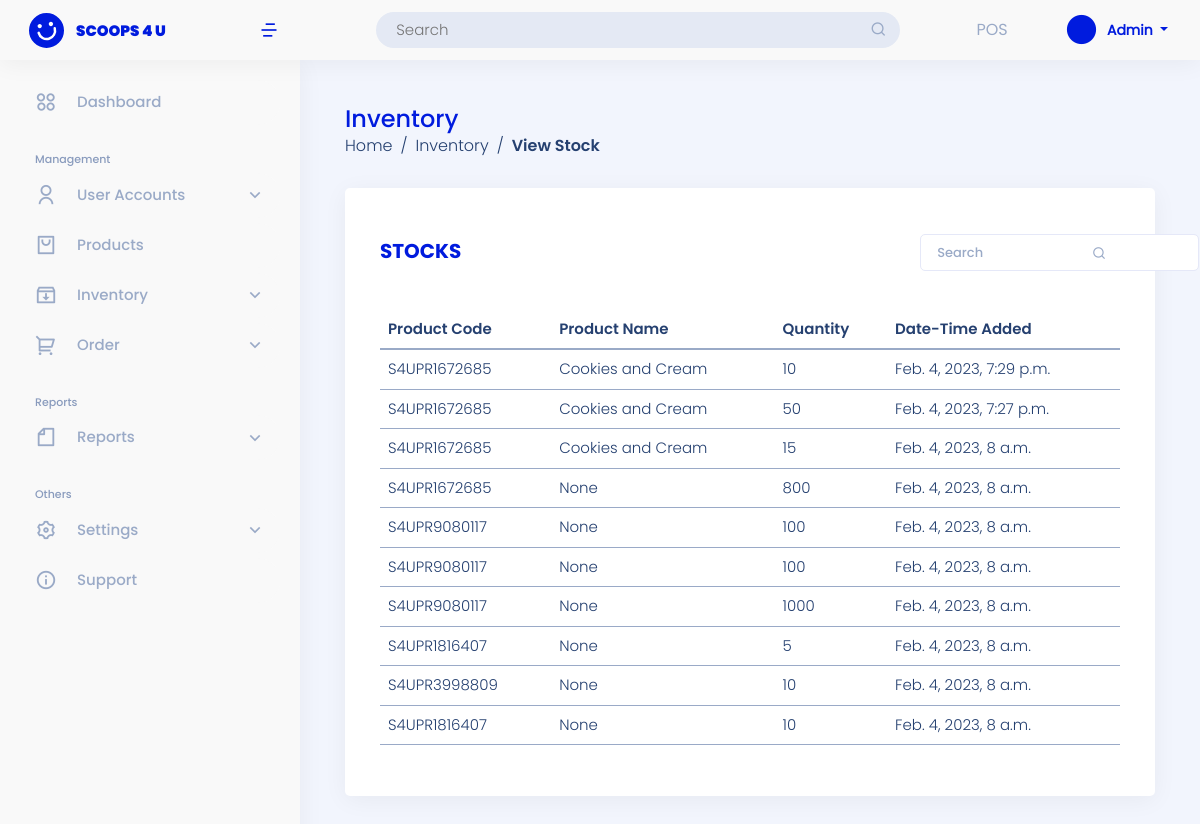
The page /user-site/view-inventory/ (signed in) on the database as committed earlier.
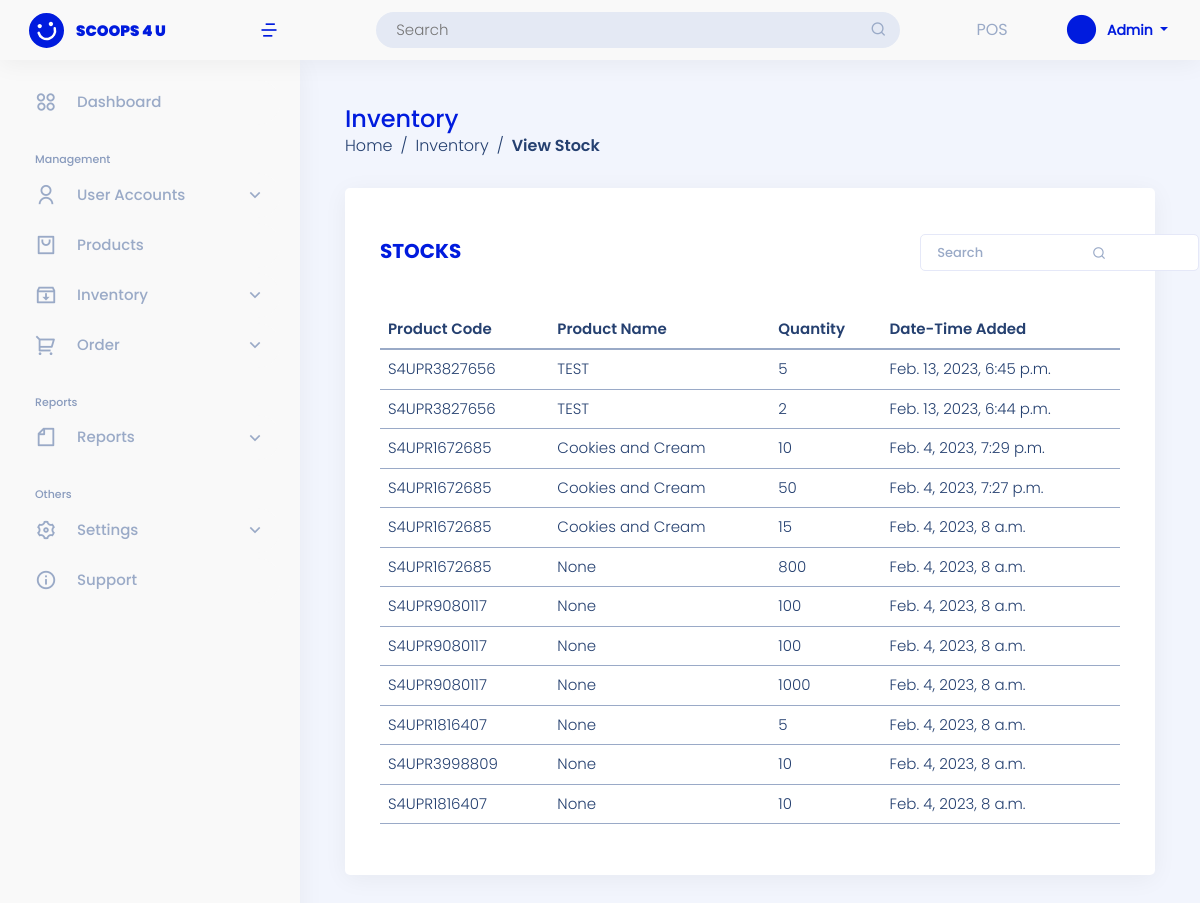
The same page on the database as committed later.
### admin_site/models.py (models this page shows, shortened)
class By_Batch(models.Model):
    product_code = models.CharField( max_length=200, null=True,verbose_name='Product Code')
    product_name = models.CharField( max_length=200, null=True,verbose_name='Product Name')
    product_batch =  models.CharField(max_length=200, null=True, verbose_name='Batch Number')
    product_quantity =  models.BigIntegerField(null=True,  verbose_name='Quantity')
    product_expired =  models.DateField( null=True, verbose_name='Expiration Date')
    created_at =models.DateTimeField(default=timezone.now,  verbose_name='created')

### admin_site/views.py (the view)
# urls.py: path('view-inventory/', views.view_inventory, name='view_inventory'),
@login_required(login_url='landing_page:login')
def view_inventory(request):
    list_inventory = By_Batch.objects.all().order_by('-id')
    context = {'list_inventory':list_inventory}
    return render(request, 'admin_site/inventory/view.html', context)

### templates/admin_site/inventory/view.html (shortened to what this page needs)
{% extends 'admin_site/base.html' %}
{% block content %}
<main id="main" class="main mt-5">
    <div class="pagetitle">
        <h1>Inventory</h1>
        <nav>
            <ol class="breadcrumb">
                <li class="breadcrumb-item"><a href="{% url 'admin_site:dashboard'%}">Home</a></li>
                <li class="breadcrumb-item">Inventory</li>
                <li class="breadcrumb-item active">View Stock</li>
            </ol>
        </nav>
    </div>
    <section class="section">
        <div class="row">
            <div class="col-lg-12">
                <div class="card">
                    <div class="card-body mt-3">
                        <div class="add-product mb-4">
                            <h5 class="card-title feature">Stocks</h5>
                            <form class="search-tab" action="{% url 'admin_site:search_inventory' %}" method="GET"  class="text-end px-4">
                                <input type="text" class="form-control p-2 ps-3" name="search" placeholder="Search">
                                <button class="btn btn-search btn-sm" type="submit"><i class="ri-search-line"></i></button>
                            </form>
                        </div>
                        {% if list_inventory %}
                            <div class="table-responsive">
                                <table class="table table-hover">
                                    <thead>
                                        <tr>
                                            <th>Product Code</th>
                                            <th>Product Name</th>
                                            <th>Quantity</th>
                                            <th>Date-Time Added</th>
                                        </tr>
                                    </thead>
                                    <tbody>
                                        {% for list in  list_inventory %}
                                        <tr>
                                            <td>{{ list.product_code }}</td>
                                            <td>{{ list.product_name }}</td>
                                            <td>{{ list.product_quantity }}</td>
                                            <td>{{ list.created_at }}</td>
                                        </tr>
                                        {% endfor %}
                                    </tbody>
                                </table>
                            </div>
                        {% endif %}
                    </div>
                </div>
            </div>
        </div>
    </section>
</main>
{% endblock content %}

Rows that differ between the two databases and show on the page:
added By_Batch: product_code "S4UPR3827656", product_name "TEST", product_quantity "5", created_at "Feb. 13, 2023, 6:45 p.m."
added By_Batch: product_code "S4UPR3827656", product_name "TEST", product_quantity "2", created_at "Feb. 13, 2023, 6:44 p.m."
